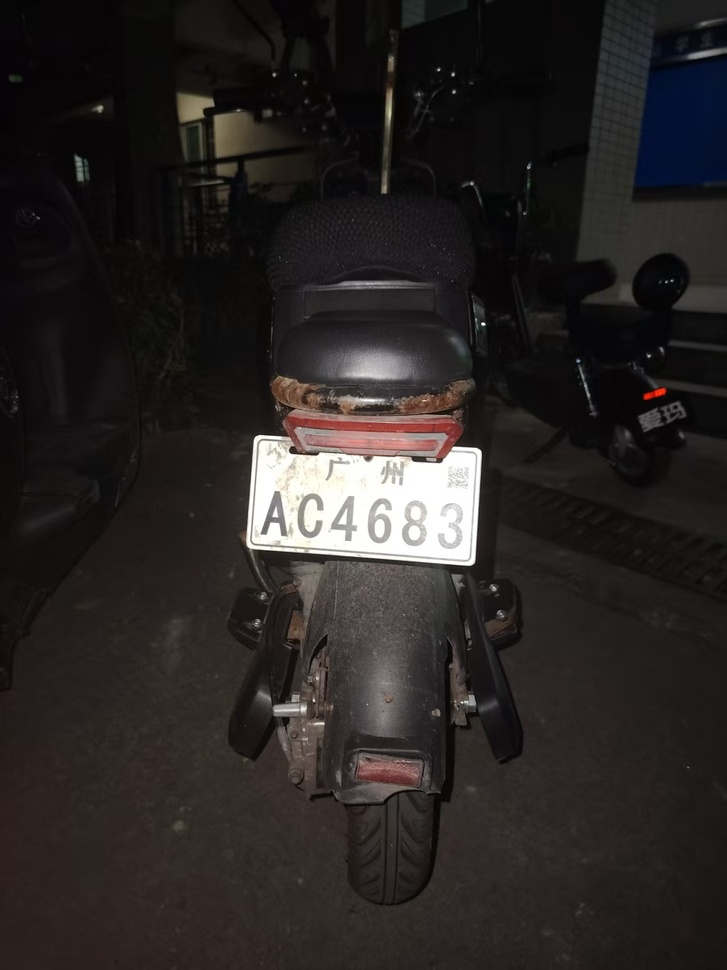
#> input picture car1.jpg, 727 x 970 px, shrunk from 1279 x 1706 before the run
$ python -i shape_detector.py   (imports and definitions only)
#> lines starting #> are read from the running program, lines starting #| are printed output that depends on the picture; after the words box and inside, x2 and y2 are one past the last pixel; in counts of white or black regions, pixels touching at a corner belong together
#> further down, picture is the input picture: shape (970, 727, 3); mean B, G, R 35.7, 37, 41
import cv2
import numpy as np
import math

class ShapeDetector:
    def __init__(self):
        self.min_contour_area = 500
        self.max_contour_area = 10000

    def detect_rectangles(self, edges, min_aspect_ratio=1.5, max_aspect_ratio=5.0):
        """检测矩形和平行四边形区域"""
        potential_regions = []

        # 查找轮廓
        contours, _ = cv2.findContours(edges, cv2.RETR_EXTERNAL, cv2.CHAIN_APPROX_SIMPLE)

        for contour in contours:
            area = cv2.contourArea(contour)
            if area < self.min_contour_area or area > self.max_contour_area:
                continue

            # 方法1: 最小外接矩形（可检测倾斜矩形）
            rect = cv2.minAreaRect(contour)
            box = cv2.boxPoints(rect)
            box = np.int0(box)

            # 计算宽高比
            width = rect[1][0]
            height = rect[1][1]
            aspect_ratio = max(width, height) / min(width, height) if min(width, height) > 0 else 0

            if min_aspect_ratio <= aspect_ratio <= max_aspect_ratio:
                # 转换为边界矩形
                x, y, w, h = cv2.boundingRect(box)
                potential_regions.append(('rotated_rect', (x, y, w, h), aspect_ratio, rect))

            # 方法2: 边界矩形
            x, y, w, h = cv2.boundingRect(contour)
            aspect_ratio = w / h if h > 0 else 0

            if min_aspect_ratio <= aspect_ratio <= max_aspect_ratio:
                # 计算矩形度（轮廓面积与边界矩形面积之比）
                rect_area = w * h
                rectangularity = area / rect_area if rect_area > 0 else 0

                if rectangularity > 0.6:  # 较高的矩形度表明是规则形状
                    potential_regions.append(('bounding_rect', (x, y, w, h), aspect_ratio, None))

        return potential_regions

    def detect_parallelograms(self, edges, min_aspect_ratio=1.5, max_aspect_ratio=5.0):
        """检测平行四边形特征"""
        parallelograms = []

        contours, _ = cv2.findContours(edges, cv2.RETR_EXTERNAL, cv2.CHAIN_APPROX_SIMPLE)

        for contour in contours:
            area = cv2.contourArea(contour)
            if area < self.min_contour_area:
                continue

            # 多边形近似
            epsilon = 0.02 * cv2.arcLength(contour, True)
            approx = cv2.approxPolyDP(contour, epsilon, True)

            # 检测四边形
            if len(approx) == 4:
                # 检查是否接近平行四边形
                if self.is_parallelogram(approx):
                    x, y, w, h = cv2.boundingRect(approx)
                    aspect_ratio = w / h if h > 0 else 0

                    if min_aspect_ratio <= aspect_ratio <= max_aspect_ratio:
                        parallelograms.append(('parallelogram', (x, y, w, h), aspect_ratio, approx))

        return parallelograms

    def is_parallelogram(self, points):
        """判断四点是否构成平行四边形"""
        if len(points) != 4:
            return False

        # 将点排序为顺时针顺序
        points = self.sort_points_clockwise(points)

        # 计算向量
        vec1 = points[1] - points[0]
        vec2 = points[2] - points[1]
        vec3 = points[3] - points[2]
        vec4 = points[0] - points[3]

        # 检查对边是否平行
        parallel1 = self.is_parallel(vec1, vec3)
        parallel2 = self.is_parallel(vec2, vec4)

        return parallel1 and parallel2

    def is_parallel(self, vec1, vec2, angle_threshold=15):
        """判断两个向量是否平行"""
        if np.linalg.norm(vec1) == 0 or np.linalg.norm(vec2) == 0:
            return False

        # 计算夹角（角度）
        cos_angle = np.dot(vec1.flatten(), vec2.flatten()) / (np.linalg.norm(vec1) * np.linalg.norm(vec2))
        cos_angle = np.clip(cos_angle, -1, 1)
        angle = math.degrees(math.acos(cos_angle))

        # 允许的角度偏差
        return angle < angle_threshold or angle > 180 - angle_threshold

    def sort_points_clockwise(self, points):
        """将点按顺时针顺序排序"""
        points = points.reshape(4, 2)

        # 计算中心点
        center = np.mean(points, axis=0)

        # 计算每个点相对于中心点的角度
        angles = []
        for point in points:
            dx = point[0] - center[0]
            dy = point[1] - center[1]
            angles.append(math.atan2(dy, dx))

        # 按角度排序
        sorted_indices = np.argsort(angles)
        return points[sorted_indices]

    def combine_shape_features(self, image):
        """结合多种形状特征检测车牌"""
        # 边缘检测
        gray = cv2.cvtColor(image, cv2.COLOR_BGR2GRAY)
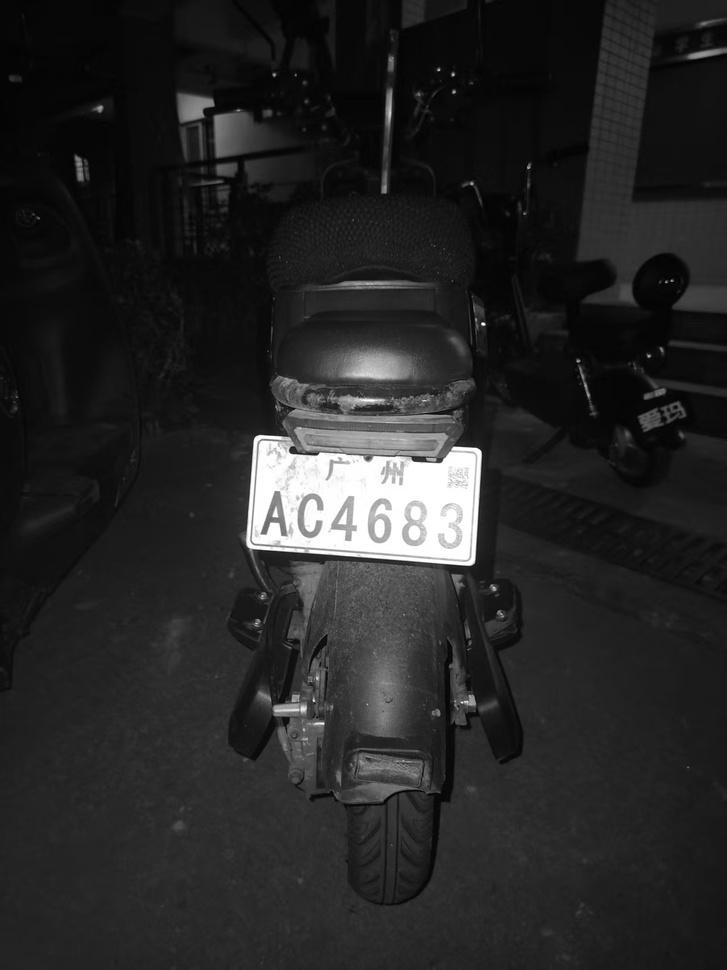
#> gray: shape (970, 727); min 0, max 255, mean 38.1
        edges = cv2.Canny(gray, 50, 150)
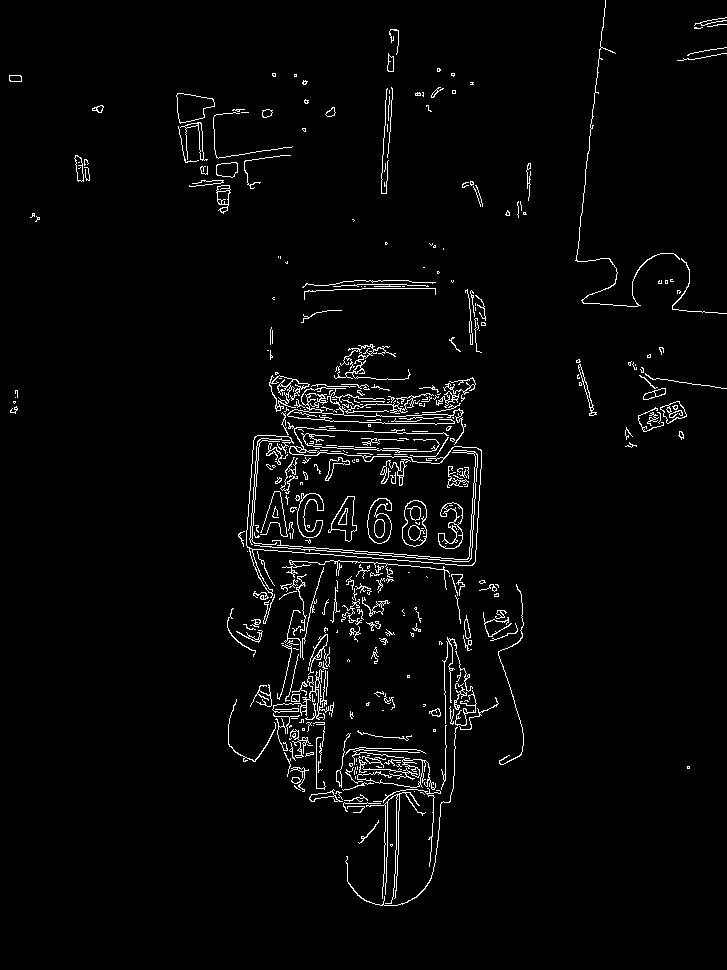
#> edges: shape (970, 727); 2.9% white in thin lines or dots

        # 检测各种形状
        rectangles = self.detect_rectangles(edges)
#> in detect_rectangles, `contours, _ = cv2.findContours(edges, cv2.RETR_EXTERNAL, cv2.CHAIN_APP..`: contours = 398 contours, 329 with area under 20; largest, box (x1, y1, x2, y2) and area: (402, 500, 427, 547) 904, (287, 387, 466, 445) 801, (367, 498, 392, 544) 788, (176, 93, 215, 124) 760, (328, 496, 357, 542) 596
#> the loop in detect_rectangles, `for contour in contours:` made 398 passes
#> (area, width, height) on pass 284: (801, 37.32, 177.6)
#> (area, width, height) on passes 170, 171, 172, 173, 176: (545.5, 46, 24), (903.5, 46, 24), (787.5, 45, 24), (595.5, 43.83, 25.49), (562.5, 44, 26)
#> after the loop in detect_rectangles, `for contour in contours:`: potential_regions = 6 items
#> rectangles = 6 items
        parallelograms = self.detect_parallelograms(edges)
#> the loop in detect_parallelograms, `for contour in contours:` made 398 passes
#> area on passes 2, 8, 11: 20.5, 30.5, 119
#> after the loop in detect_parallelograms, `for contour in contours:`: parallelograms = []
#> parallelograms = []

        # 合并结果
        all_shapes = rectangles + parallelograms
#> all_shapes = 6 items

        # 去重和筛选
        filtered_shapes = self.filter_shape_regions(all_shapes)

        return filtered_shapes

    def filter_shape_regions(self, shapes, overlap_threshold=0.7):
        """过滤形状区域，去除重叠"""
#> called with overlap_threshold = 0.7
        if not shapes:
            return []

        # 按面积排序
        shapes.sort(key=lambda s: s[1][2] * s[1][3], reverse=True)
        filtered = []

        for current in shapes:
            current_type, (x1, y1, w1, h1), aspect_ratio, extra = current
            current_area = w1 * h1

            is_duplicate = False

            for existing in filtered:
                existing_type, (x2, y2, w2, h2), _, _ = existing
                existing_area = w2 * h2

                # 计算重叠度
                inter_x1 = max(x1, x2)
                inter_y1 = max(y1, y2)
                inter_x2 = min(x1 + w1, x2 + w2)
                inter_y2 = min(y1 + h1, y2 + h2)

                if inter_x1 < inter_x2 and inter_y1 < inter_y2:
                    inter_area = (inter_x2 - inter_x1) * (inter_y2 - inter_y1)
                    overlap_ratio = inter_area / min(current_area, existing_area)

                    if overlap_ratio > overlap_threshold:
                        is_duplicate = True
                        break

            if not is_duplicate:
                filtered.append(current)
#> this loop made 6 passes
#> (x1, y1, w1, h1, aspect_ratio, extra, current_area) on passes 1 to 6: (286, 379, 182, 67, 4.76, ((377.3, 412.3), (37.32, 177.6), -80.54), 12194), (326, 492, 44, 51, 1.72, ((348, 517.5), (43.83, 25.49), -63.43), 2244), (297, 493, 27, 45, 1.69, ((310, 515), (44, 26), -90), 1215), (438, 502, 25, 47, 1.92, ((450, 525), (46, 24), -90), 1175), (402, 500, 25, 47, 1.92, ((414, 523), (46, 24), -90), 1175), (367, 498, 25, 46, 1.88, ((379, 520.5), (45, 24), -90), 1150)
#> after the loop, filtered = 6 items

        return filtered

>>> import cv2
>>> picture = cv2.imread('car1.jpg')
>>> result = ShapeDetector().combine_shape_features(picture)
#> result = 6 items
